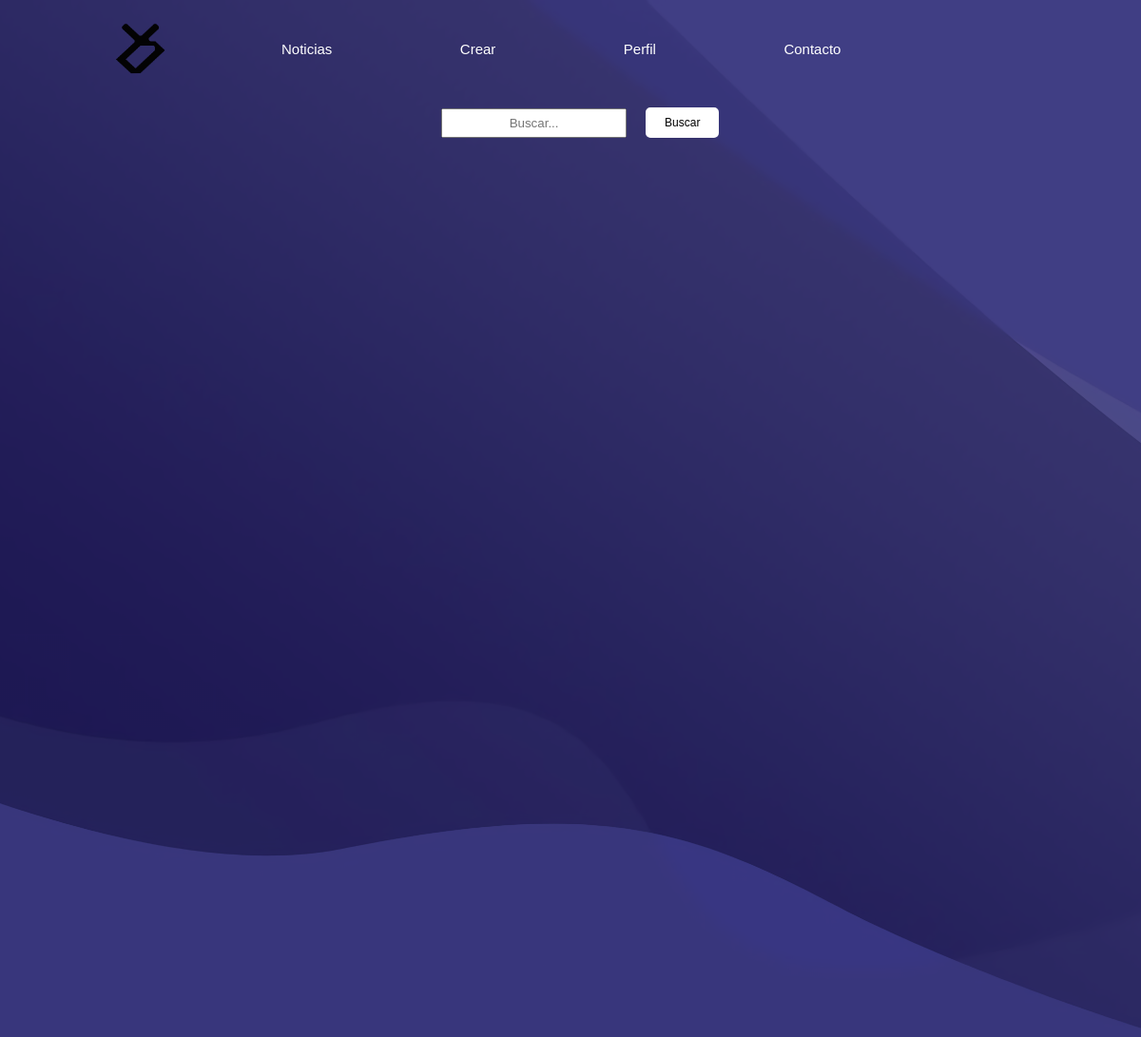
Before: /Usuario/noticias.php with the older database file.
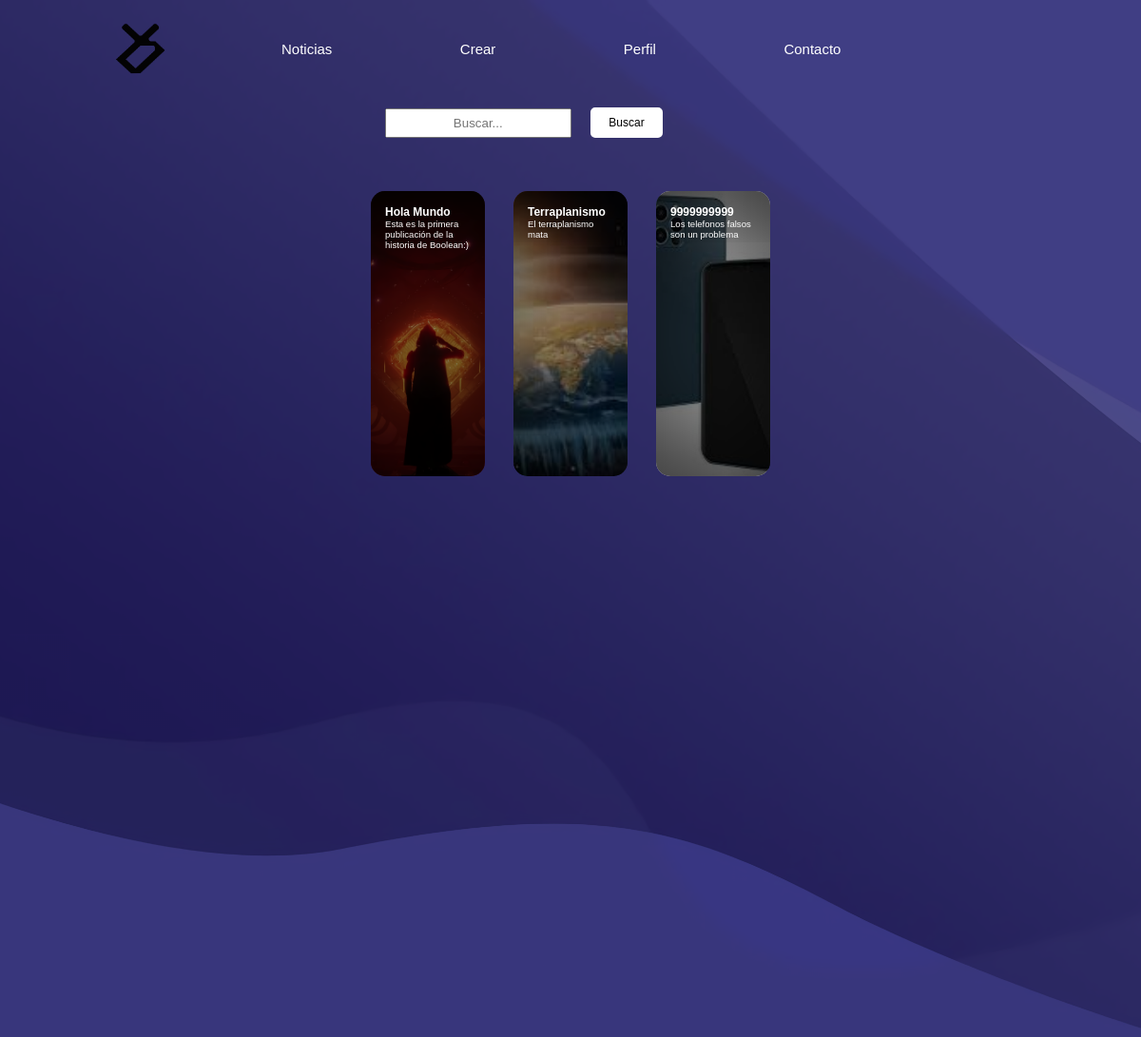
After: the same page with the newer database file.
### tables this page shows
CREATE TABLE `noticia` (
  `id` int(11) NOT NULL,
  `id_user` int(11) NOT NULL,
  `titulo` varchar(30) NOT NULL,
  `descripcion` varchar(500) NOT NULL,
  `contenido` text NOT NULL,
  `imagen` varchar(200) NOT NULL
);

### Usuario/noticias.php (the view, shortened to what this page needs)
<?php
require("../Datos/conexion.php");
$sql = "SELECT *  FROM noticia";
$resultado = mysqli_query($conexion, $sql);
if (isset($_POST['buscar'])) {
    $titulo = $_POST['busqueda'];
    $sql = "SELECT * FROM noticia INNER JOIN usuario ON id_usuario = id_user WHERE titulo LIKE '%$titulo%' AND ban = 'No' ";
    $resultado = mysqli_query($conexion, $sql);
} else {
    $sql = "SELECT * FROM noticia INNER JOIN usuario ON id_usuario = id_user AND ban = 'No'";
    $resultado = mysqli_query($conexion, $sql);
}
?>
<html>
<head>
    <link rel="stylesheet" type="text/css" href="estilos.css" title="style" />
</head>
<body>
    <div class="contenedor">
        <div class="navegacion">
          <a href = "../index.php"><img src="./imagenes/LogoDani-02.png" class="logo"/></a>
            <nav>
                <ul>
                    <li class="barra">
                        <a href="./noticias.php" class="decBarra">Noticias</a>
                    </li>
                    <li class="barra">
                        <a href="./crearNoticia.php" class="decBarra">Crear</a>
                    </li>
                    <li class="barra">
                        <a href="./perfil.php" class="decBarra">Perfil</a>
                    </li>
                    <li class="barra">
                        <a href="./contacto.php" class="decBarra">Contacto</a>
                    </li>
                </ul>
            </nav>
        </div>
        <div class="algo">
            <div class="tarjeta">
                <div class="texto">
                <form action = "./noticias.php" method="POST" enctype="multipart/form-data">
                    <div class="flex-row">
                        <input type="text" name="busqueda" id ="busqueda" placeholder="Buscar...">
                        <input type="submit" name="buscar" id="buscar" value="Buscar">
                    </div>
                </form><br><br>
                    <div id="arreglo3">
                        <?php
                            if ($resultado) {
                                while ($fila = mysqli_fetch_array($resultado)) {
                        ?>
                            <a href = "./articulo.php?id=<?php echo $fila['id'] ?>">
                                <div class="wrapper" style="background-image: url('Resources/Noticias/<?php echo($fila['titulo'])?>/<?php echo($fila['imagen'])?>')">
                                <h5 id = "title-wrap"><?php echo($fila['titulo']) ?></h5>
                                <p>
                                    <?php echo($fila['descripcion']) ?>
                                </p>
                                </div>
                            </a>
                        <?php
                                }
                            }
                        ?>
                    </div>
              </div>
            </div>
        </div>
    </div>
</body>
</html>

### Usuario/estilos.css (style rules this page uses)
* { padding: 0; margin: 0; font-family: Tahoma, sans-serif; background-repeat: no-repeat; }
.navegacion { display: flex; align-items: center; }
nav { flex: 1; text-align: right; color: white; }
nav ul li { list-style: none; margin-left: 70px; display: inline-block; }
.logo { width: 100px; cursor: pointer; }
.barra { border-radius: 10px; padding: 30px; }
.decBarra { text-decoration: none; color: white; font-size: 15px; }
.contenedor { width: 100%; background-image: url(./imagenes/website-background-image-size-psd-vector-photo_waifu2x_art_noise3_scale_tta_1.png); display: flex; flex-direction: row; flex-flow: wrap; background-size: cover; background-position: center; padding-left: 8%; padding-right: 8%; box-sizing: border-box; }
.tarjeta { display: flex; align-items: center; justify-content: center; align-items: center; width: 100%; height: 100%; }
.algo { width: 100%; height: auto; display: flex; flex-direction: row; flex-flow: wrap; background-size: cover; box-sizing: border-box; justify-content: space-around; }
#arreglo3 { display: flex; flex-direction: row; flex-flow: wrap; justify-content: space-around; width: 100%; height: 900px; margin-top: 0; }
input[type="text"], input[type="password"] { width: 82%; padding: 6px 12px; margin-left: 20px; text-align: center; }
#buscar { width: 190px; background-color: white; color: black; font-size: 12px; padding: 13px; border-radius: 20px; outline: none; }
#title-wrap { font-size: 1vw; }
.wrapper { display: inline-block; cursor: pointer; font-size: 0.8vw; width: 10vw; height: 300px; border-radius: 15px; padding: 15px; box-sizing: border-box; margin: 10px 15px; box-shadow: inset 0 0 150px 2px rgb(0, 0, 0); background-position: center center; background-size: cover; background-repeat: no-repeat; transition: 0.5s; animation-duration: 2s; animation-iteration-count: infinite; transform-origin: bottom; }
h5 { font-size: 25px; color: white; }
.wrapper p { color: white; }
input[type="submit"] { width: 90%; padding: 20px; margin-left: 20px; border: none; text-align: center; border-radius: 5px; background-color: rgb(68, 0, 255); color: rgb(255, 255, 255); }
.flex-row { display: flex; flex-direction: row; height: auto; background-size: cover; box-sizing: border-box; justify-content: inline-block; align-items: center; }
#buscar { width: 30%; padding: 6px 12px; margin-left: 20px; border-radius: 5px; text-align: center; border: solid white; color: black; }
body { background-color: rgb(250, 243, 243); }
form { padding: 10px; display: table; }
body { display: flex; justify-content: center; }
body { background-image: url(./imagenes/website-background-image-size-psd-vector-photo_waifu2x_art_noise3_scale_tta_1.png); }

Changed rows visible on the page:
added noticia: titulo+imagen (picture), titulo "Hola Mundo", descripcion "Esta es la primera publicación de la historia de Boolean:)"
added noticia: titulo "Terraplanismo", descripcion "El terraplanismo mata"
added noticia: titulo "9999999999", descripcion "Los telefonos falsos son un problema"
